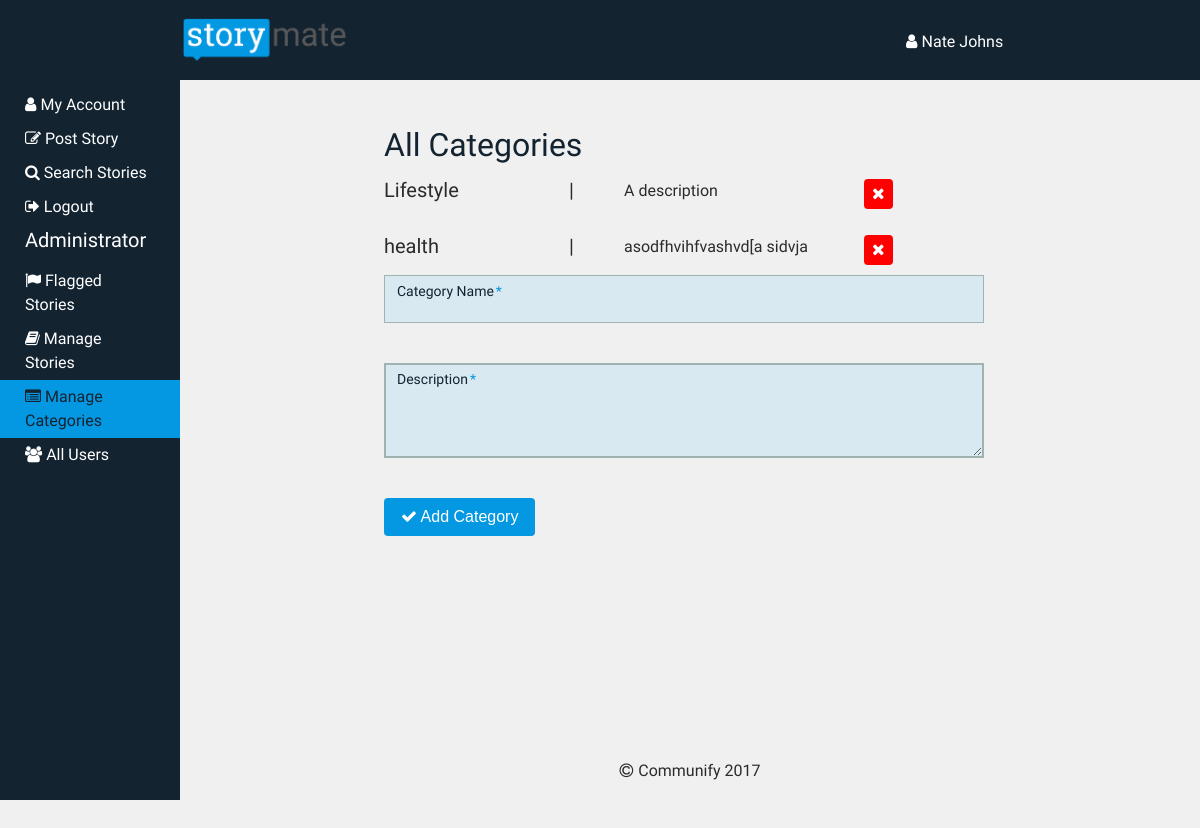
Page /dist/manage-categories.php (signed in) on the committed database.
### tables this page shows
CREATE TABLE `users` (
  `userID` int(11) NOT NULL,
  `userRole` int(1) NOT NULL COMMENT 'number defining the users permissions. 1 - user, 0 - admin.',
  `firstName` varchar(48) NOT NULL,
  `lastName` varchar(48) NOT NULL,
  `email` varchar(48) NOT NULL,
  `phone` varchar(10) NOT NULL,
  `activated` tinyint(1) NOT NULL COMMENT 'wheather the user''s account has been approved by an admin.',
  `dateCreated` date NOT NULL COMMENT 'date the account was created.',
  `password` varchar(128) NOT NULL
);

CREATE TABLE `categories` (
  `categoryID` int(11) NOT NULL,
  `categoryName` varchar(48) NOT NULL,
  `categoryDescription` varchar(128) NOT NULL
);

### dist/manage-categories.php (the view, shortened to what this page needs)
<?php
include('php/connector.php');
$username = $_SESSION['login_user'];
$getID = "SELECT userID FROM users WHERE email = '$username'";
$getuser = mysqli_query($conn,$getID);
$user = mysqli_fetch_array($getuser);
$currentUser = $user[0];
$sql = "SELECT * FROM users WHERE userID = '$currentUser'";
$result = mysqli_query($conn,$sql);
$row = mysqli_fetch_array($result);
?>
<!DOCTYPE html>
<html>
	<?php include 'includes/head.php'; ?>
<body>
	<header>
		<?php include('includes/top-bar.php'); ?>
	</header>
	<div id="main-content">
		<?php include('includes/side-bar.php'); ?>
		<article id="page-content">
			<div class="profile-details">
				<div class="my-stories">
					<h2 class="title">All Categories</h2>
					<div class="new-users-location">
						<?php
						$cat = "SELECT * FROM categories";
						$fetchCats = mysqli_query($conn,$cat);
						while($cats = mysqli_fetch_array($fetchCats)) :
						?>
						<div class="new-users">
							<div class="user-details">
								<h3 class="user-name"><?php echo $cats['categoryName']; ?></h3>
								<p class="user-email"><?php echo $cats['categoryDescription']; ?></p>
							</div>
							<div class="user-buttons">
								<a href="php/update-categories.php?catID=<?php echo $cats['categoryID'] ?>" class="delete-button user-icons"><i class="fa fa-times" aria-hidden="true"></i></a>
							</div>
						</div>
					<?php endwhile; ?>
					</div>
				</div>
				<div class="post-form form">
							<form action=php/add-category.php method="post">
								<div class="field-wrap">
									<label class="post-story text">
											Category Name<span class="req">*</span>
										</label>
									<input type="text" name='name' required autocomplete="off" />
								</div>
								<div class="field-wrap">
									<label class="post-story text">
											Description<span class="req">*</span>
										</label>
									<textarea rows="3" name="description" class="comment-text-area" required> </textarea>
								</div>
								<div class="field-wrap">
								<button type="submit" class="btn view-button"><i class="fa fa-check" aria-hidden="true"></i> Add Category</button>
							</div>
							</form>
						</div>
			</div>
		</article>
	</div>
	<footer id="footer-content">
		<p class="copyright">Communify 2017</p>
	</footer>
</body>
</html>

### dist/includes/top-bar.php (shortened to what this page needs)
<section id="top-bar">
	<div class="user-bar">
		<div class="top-logo-wrapper">
			<a href="search.php"><img class="logo" src="img/logo.png"></a>
		</div>
		<p class="user-name">
			<a href="profile.php">    <i class="fa fa-user" aria-hidden="true"></i>  <?php echo $row['firstName'] .' '. $row['lastName']; ?></a>
		</p>
	</div>
</section>

### rows in the picture
users: firstName "Nate", lastName "Johns"
categories: categoryName "Lifestyle", categoryDescription "A description"
categories: categoryName "health", categoryDescription "asodfhvihfvashvd[a sidvja"
